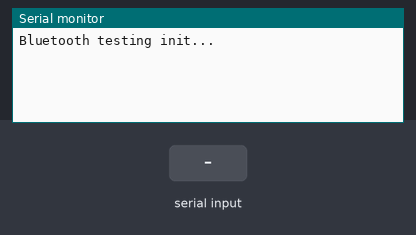
Simulated run of this sketch. Board: Arduino Uno, built with avr-gcc and run on an emulated ATmega328P. On the bench: the last lines printed to the serial monitor. The inputs (shaded band) are chosen by the test bench.

Above: at 1.2 s.
1.3 s: "1" received over Serial
At 2.5 s:
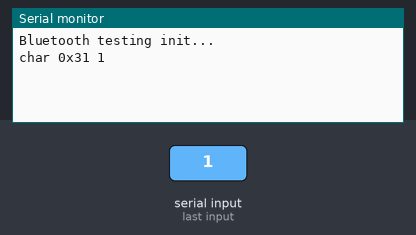
2.8 s: "1" received over the second serial link
At 3.5 s:
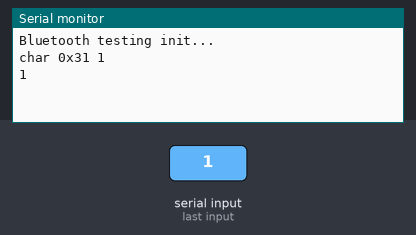
4.3 s: "0" received over the second serial link
At 4.7 s:
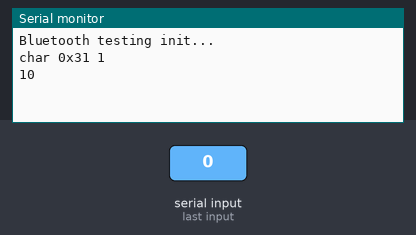

Measured:
- after the input at 1.3 s, the serial monitor: prints a new line at once (image 1)
- after the input at 2.8 s, the serial monitor: prints a new line at once (image 2)
- after the input at 4.3 s, the serial monitor: prints a new line at once (image 3)

The sketch:

KCX_putty.ino
```cpp
// Author: Mark Olson 2019-11-03
//
// originally written for KCX_BT_EMITTER firmware V1.1 for
//   Rubber Band Gun - https://github.com/Mark-MDO47/RubberBandGun
//   RBG - A high-tech imagining of the rubber band gun
//
// The purpose of KCX_putty.ino is to be loaded in an Arduino connected
//   the same as the "Programming Arduino" and act like a "dumb" terminal
//   with echo on communicating between the USB "Serial Monitor" of the
//   Arduino IDE and the KCX_BT_EMITTER.
// This is somewhat like the Linux/Unix utility "putty", thus the name KCX_putty
//
// At least for the V1.1 KCX_BT_EMITTER, the End-Of-Line (EOL) characters must
//   be removed before sending the command to the KCX_BT_EMITTER.
//


//////////////////////////////////////////////////////////////////////////////////////
// To use this tool:
//   With power off:
//     Find the female jumper connectors for the KCX_BT_EMITTER chip
//          label      color of wire
//          GND        BLACK
//          2 RX       GREEN
//          9 TX       YELLOW
//   On separate programming Arduino (using +5V interfaces)
//     Power off programming Arduino by disconnecting from USB
//     Connect jumper wires with male ends as follows
//          Pin      color of wire
//          GND        BLACK
//          2 RX       GREEN  (Arduino TX)
//          9 TX       YELLOW (Arduino RX)
//     Connect the programming Arduino jumper wires to the RBG jumper wires using color as the guide.
//   On your KCX_BT_EMITTER part
//     Power on KCX_BT_EMITTER
//   On the separate programming Arduino (using +5V interfaces)
//     Connect programming Arduino to USB for PC running the Arduino software
//     Upload the sketch from this file into the programming Arduino
//     Open Serial Monitor by selecting menu "Tools" -> "Serial Monitor" and follow instructions
//        After each selected step, wait for the string "--- KCX_BT_EMITTER PROGRAMMING STEP COMPLETE ---"
//     Disconnect programming Arduino from USB for PC running the Arduino software
//
//   Disconnect the Programming Arduino (see below)
//////////////////////////////////////////////////////////////////////////////////////

//////////////////////////////////////////////////////////////////////////////////////
// To disconnect the Programming Arduino
//   Ensure that programming Arduino is disconnected from USB for PC running the Arduino software
//   On your KCX_BT_EMITTER part
//     Power off the KCX_BT_EMITTER
//   On separate programming Arduino (using +5V interfaces)
//     Disconnect the programming Arduino jumper wires from the RBG jumper wires
//   On your KCX_BT_EMITTER part
//     Store the jumper connectors safely
//////////////////////////////////////////////////////////////////////////////////////

#include "Arduino.h"
#include "SoftwareSerial.h"                  // to talk to KCX_BT_EMITTER without using up debug serial port

// NOTE that Serial.read() from Arduino serial monitor will have a 0x0A (newline) after the characters typed in
//    This must be removed before sending to the Bluetooth module - it would cause the command to be rejected

// The KCX_BT_EMITTER (and some information on it) can be found here
//     https://www.aliexpress.com/item/33058710334.html

// FIXME TODO update this list for KCX_BT_EMITTER v1.7
//
// Here is a list of commands and the responses I have seen. This list is based on the following plus my experimentation
//     https://item.taobao.com/item.htm?spm=a21wu.12321156-tw.0.0.7e76d1c7xEOcFZ&id=570274835710
//     https://www.electro-tech-online.com/threads/kcx_bt_emitter-low-cost-bluetooth-bt-audio-module.158156/
// < 1>: Test Command
// Description: test communication is normal
//   AT+
//     OK+
// < 2>: system reset
// Description: RESET
//   AT+REST
//     OK+
//     REST
//     POWER ON
// < 3>: query software version
// Description: Check the software version; my devices show V1.1
//   AT+GMR
//     OK+
//     KCX_BTEMITTER_Vx.x
// < 4>: query connection status
// Description: search for Bluetooth connection status; x=0: no connection, x=1 connected
//   AT+STATUS
//     OK+
//     STATUS:x
// < 5>: specify MAC address connection
// Description: connect to the MAC address link (here shows the device connecting to the MAC-0xf44efdecd39d )
// NOTE: hex string must be EXACTLY 12 characters; add leading zeros if needed
//   AT+CONADD=0xf44efdecd39d
//     OK+
//     CON:0xf44efdecd39d
//     CONNECTED
// < 6>: disconnect
// Description: disconnect the current bluetooth connection
//   Send : AT+DISCON
//     OK+DISCON
//     DISCONNECT
// < 7>: Scan for any visible Bluetooth devices
// Description: search Bluetooth receive device, cycle search and list ? Blue tooth device information found
//   AT+SCAN
//     OK+SCAN
//     New Devices:1
//     MacAdd:0xf44efdecd39d
//     Name:Bluetooth Audio
//     ALL Devices=1
// < 8>: add the Bluetooth device MAC address to internal list of MAC addresses for auto-connection
// Description: with this command-set, a total of 10 MAC address records can be attached to 10 devices in a sequence.
// Set the memory. When the module is started , it will search the MAC address of the device and the MAC address of the recording area.
// The address is automatically connected to any one of the MAC addresses of the recording area, and is not connected when the address is not consistent, so as to achieve the specified MAC address connection.
// When 10 recording spaces are empty , MAC address filtering is not performed ( by default, this area is empty in the factory).
//   AT+ADDLINKADD=0xf44efdecd39d
//     OK+
//     ADDLINKADD
//     VM_MacAdd 1 =0xf44efdecd39d
// < 9>: associate the Bluetooth device name with internal list of MAC addresses for auto-connection
// Description: with this command setting, specifying the blue tooth name connection, a total of 10 blue tooth names can be added, and 10 devices can be recorded sequentially on the chip.
// Memory. When the module is started, it will search the blue tooth name of the device and the blue tooth name of the recording area.
// The blue tooth name is automatically associated with any of the blue tooth names in the recording area , and is not associated with any of the blue tooth names in the recording area , so as to achieve the specified blue tooth name connection function . When 10
// When all the recording spaces are empty , the blue tooth name is not filtered ( by default, this area is empty in the factory).
//   AT+ADDLINKNAME=S1 Pro MDO
//     OK+ADDLINKNAME
//     VM_Name 0 =S1 Pro MDO
// <10>: query the auto-connect memory area
// Description: sending this command returns all information recorded in the automatically reconnect MAC and device name memory.
//   AT+VMLINK?
//     OK+VMLINK
//     BT_ADD_NUM=1
//     BT_NAME_NUM=1
//     Last_Add=0xf44efdecd39d
//     VM_MacAdd0=0xf44efdecd39d
//     VM_Name0=S1 Pro MDO
// <11>: delete all records in the auto-connect memory
//   AT+DELVMLINK
//     Delete_Vmlink

#define DPIN_BLUESRL_RX   9  // serial in  - talk to Bluetooth module (KCX_BT_EMITTER) - connect to YELLOW wire
#define DPIN_BLUESRL_TX   2  // serial out  - talk to Bluetooth module (KCX_BT_EMITTER) - connect to GREEN wire

SoftwareSerial myBlueSerial(DPIN_BLUESRL_RX, DPIN_BLUESRL_TX); // to talk to Bluetooth

#define NUMWAIT  3000 // loopcount waiting for response from Bluetooth module

char inBytes[100];
//char const * cmd1 = "AT+";
//char const * cmd2 = "AT+REST";
//char const * cmd3 = "AT+GMR";
//char const * cmd4 = "AT+STATUS";
//char const * cmd5 = "AT+VMLINK?";
//char const * cmd6 = "AT+DISCON";
//char const * cmd7 = "AT+ADDLINKADD=0xf44efdecd39d"; // NOTE: must be exactly 12 characters for hex string
//char const * cmd8 = "AT+ADDLINKNAME=S1 Pro MDO";
//char const * cmd9 = "AT+VMLINK?";
//char const * cmd10 = "AT+";

//#define NUMBAUDS 10
//int long bauds[NUMBAUDS] = { 1200, 2400, 4800, 9600, 14400, 19200, 28800, 31250, 38400, 57600 };

//char const * cmds[10] = { cmd1, cmd2, cmd3, cmd4, cmd5, cmd6, cmd7, cmd8, cmd9, cmd10 };

// program
// #define NUMCMDS  10

// examine
// #define NUMCMDS 5

unsigned int reportBlueCom();
void sendBlueCmd( char * cmd );

void setup() {

  Serial.begin(115200);         // this is for general debug
  while (!Serial) {
    ; // wait for serial port to connect. Needed for native USB port only
  }
  Serial.println();
  Serial.println(F("Bluetooth testing init..."));

  myBlueSerial.begin(9600); // this is control for Bluetooth module (KCX_BT_EMITTER)

}  // end setup()

void loop() {

  // testRx();
  testEcho();
  // testCmds();

} // end loop()

void testRx() {

  reportBlueCom();

}
void testEcho() {

  static char eolBytes[10];
  static unsigned char mychar;
  static unsigned int idx = 0;
  static unsigned int odx = 0;
  static unsigned int edx = 0;
  int loopIdx;

  while (Serial.available()) {
    mychar = Serial.read(); // this side is faster
    if (((int) mychar) >= 0x20) { // if it is space or higher
      inBytes[idx++] = mychar;
      delay(5);
    } else {
      eolBytes[edx++] = mychar;
      delay(5);
      while (Serial.available()) {
        mychar = Serial.read(); // this side is faster
        eolBytes[edx++] = mychar;
        delay(5);
      }
      break;
    }
  } // end try to read input to the end of line

  if (idx > 0) { // if anything to send to Bluetooth chip
    // display the input
    for (odx = 0; odx < idx; odx++) {
      Serial.print(F("char 0x"));
      Serial.print((int) inBytes[odx], HEX);
      Serial.print(F(" "));
      Serial.println(inBytes[odx]);
      // printf("\neol char 0x%02X %c\n", (int) inBytes[odx], inBytes[odx]);
    }
    for (odx = 0; odx < edx; odx++) {
      Serial.print(F("\neol char 0x"));
      Serial.println((int) eolBytes[odx], HEX);
      // printf("\neol char 0x%02X\n", (int) eolBytes[odx]);
    }
    // send input (without EOL) to Bluetooth module
    inBytes[idx] = 0;
    sendBlueCmd(inBytes);
    // Clean up
    idx = edx = 0;
  } else { // just display what there is if anything
    if (myBlueSerial.available()) {
      reportBlueCom();
    }
  }

} // end test1()

//void testCmds() {
//
//  int cmdIdx;
//
//  for (cmdIdx = 0; cmdIdx < NUMCMDS; cmdIdx += 1) {
//    Serial.println(F(""));
//    Serial.print(F("--CMD "));
//    Serial.print(cmdIdx);
//    Serial.print(F(" "));
//    Serial.println(cmds[cmdIdx]);
//    sendBlueCmd((char *) cmds[cmdIdx]);
//  }
//
//  delay(100);
//
//}

unsigned int reportBlueCom() {

  unsigned int idx = 0;
  unsigned int odx = 0;

  while (myBlueSerial.available()) {
    inBytes[idx++] = myBlueSerial.read();
  }
  if (idx > 0) {
    odx = 0;
    for (odx = 0; odx < idx; odx += 1) {
      Serial.print(inBytes[odx]);
    }
  } // if anything received from Bluetooth chip
  return(idx);
} // end reportBlueCom

void sendBlueCmd( char * cmd ) {
  int loopIdx;
  // Serial.println(cmd); // send this before sending to device
  myBlueSerial.print(cmd);
  for (loopIdx = 0; loopIdx < NUMWAIT; loopIdx += 1) {
    reportBlueCom();
    delay(5);
  }
} // end sendBlueCmd
```
